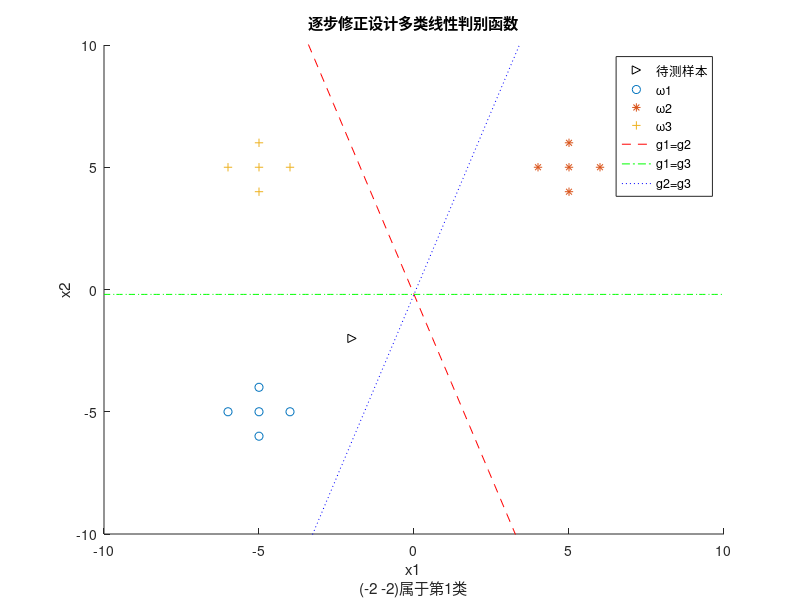

The MATLAB source for this figure:
clc,clear,close all;
X=[-5 -5;-5 -4;-4 -5;-5 -6;-6 -5;5 5;5 4;4 5;5 6;6 5;-5 5;-5 4;-4 5;-5 6;-6 5];
label=[1;1;1;1;1;2;2;2;2;2;3;3;3;3;3];

sta = tabulate(label);%获取类别数，样本数，维数
[c,~]=size(sta);
[N,n]=size(X);

Z=ones(N,n+1); %增广
Z(:,1:n)=X; 

A=zeros(c,n+1);%初始化
rho=1;
flag=1;

while flag
    flag=0;
    for i=1:N
        for j=1:c
            g(j)=A(j,:)*Z(i,:)';%对每个样本计算c个判别函数值
        end
        [maxg,pos]=max(g);%最大值及其对应类别
        if pos~=label(i)%与真实类别不匹配则修正权向量
            A(label(i),:)=A(label(i),:)+rho*Z(i,:);
            A(pos,:)=A(pos,:)-rho*Z(i,:);
            flag=1;
        end
    end
end
figure,hold on;
axis([-10 10 -10 10]);
x=[-2;-2];                    
plot(x(1),x(2),'k>');%绘制待测样本


pointtype=['o','*','+']; 
xsign=zeros(c,1);

for i=1:c
    index=find(label==sta(i,1));
    plot(X(index,1),X(index,2),pointtype(i)); %绘制样本点
    xsign(i)=A(i,:)*[x;1];%计算待测样本对应判别函数值
end


linetype=['r--';'g-.';'b: ']; 
num=1;
for i=1:c-1
    for j=i+1:c
        x1=-10:0.1:10;
        x2=-((A(i,1)-A(j,1))*x1+A(i,3)-A(j,3))/(A(i,2)-A(j,2));%计算分界上的点
         plot(x1,x2,linetype(num,:));
         num=num+1;
         if num==4
             num=1;
         end
    end
end
[~,pos]=max(xsign);
result=strcat('(',num2str(x'),')','属于第',num2str(pos),'类');%归为判别函数值最大的类
title('逐步修正设计多类线性判别函数');
line1='x1';line2=result;
xlabel({line1;line2});
ylabel('x2');
legend('待测样本','ω1','ω2','ω3','g1=g2','g1=g3','g2=g3');
hold off;
